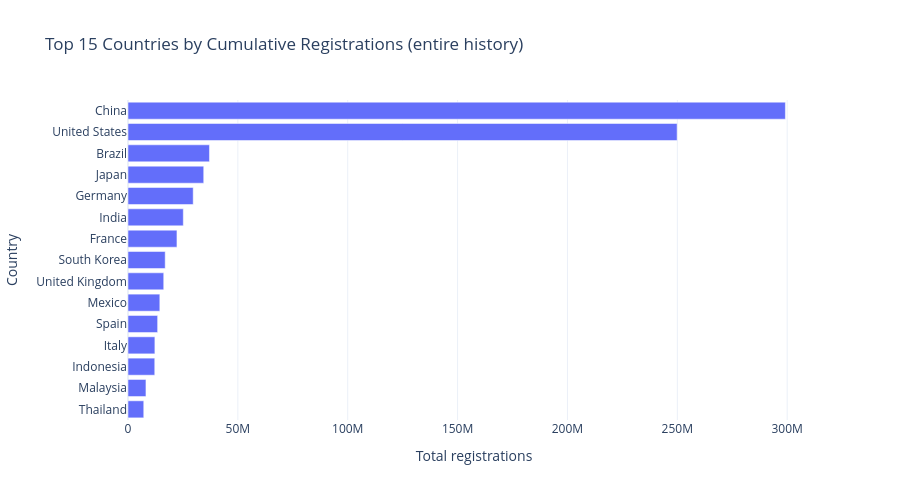

Here is the notebook cell this chart was saved with:
### Markdown cell above
## Plot 2: Top 15 countries by cumulative registrations

### Code cell
top15 = (
    df.groupby(["iso3", "area"])["registrations"].sum()
    .reset_index()
    .nlargest(15, "registrations")
    .sort_values("registrations")
)

fig = px.bar(
    top15, x="registrations", y="area", orientation="h",
    title="Top 15 Countries by Cumulative Registrations (entire history)",
    labels={"registrations": "Total registrations", "area": "Country"},
)
fig.update_layout(template="plotly_white", height=500)
fig.write_image(EDA_DIR / "02_top15_countries.png", scale=2)
fig.show()

# Coverage check
top15_share = top15["registrations"].sum() / df["registrations"].sum()
print(f"Top-15 share of all registrations: {top15_share:.1%}")
top15_abs = top15.sort_values("registrations", ascending=False).copy()
top15_abs["share"] = top15_abs["registrations"] / df["registrations"].sum() * 100
print(top15_abs[["area", "registrations", "share"]].head(6).to_string(index=False))

### Figure 1 — Plotly figure (JSON) as saved in the notebook; plotly's stock layout.template omitted (floating-point values rounded to 4 significant figures)
{"data": [{"hovertemplate": "Total registrations=%{x}<br>Country=%{y}<extra></extra>", "legendgroup": "", "marker": {"color": "#636efa", "pattern": {"shape": ""}}, "name": "", "orientation": "h", "showlegend": false, "textposition": "auto", "type": "bar", "x": [7173000.0, 8171000.0, 12170000.0, 12240000.0, 13480000.0, 14480000.0, 16260000.0, 16930000.0, 22280000.0, 25170000.0, 29670000.0, 34460000.0, 37070000.0, 249900000.0, 299200000.0], "xaxis": "x", "y": ["Thailand", "Malaysia", "Indonesia", "Italy", "Spain", "Mexico", "United Kingdom", "South Korea", "France", "India", "Germany", "Japan", "Brazil", "United States", "China"], "yaxis": "y"}], "layout": {"barmode": "relative", "height": 500, "legend": {"tracegroupgap": 0}, "title": {"text": "Top 15 Countries by Cumulative Registrations (entire history)"}, "xaxis": {"anchor": "y", "domain": [0, 1], "title": {"text": "Total registrations"}}, "yaxis": {"anchor": "x", "domain": [0, 1], "title": {"text": "Country"}}}}
